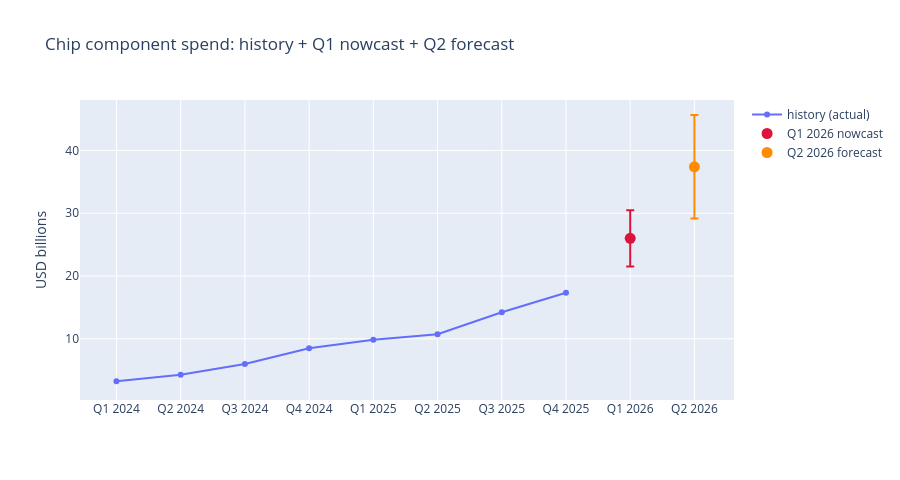

Source (notebook cell):
### Markdown cell above
## 5. Appropriate Visualization

### Code cell
figure = go.Figure()
figure.add_scatter(x=history["Quarter"].to_list(), y=history["Total"].to_list(), mode="lines+markers", name="history (actual)")
for label, total, color in [("Q1 2026 nowcast", q1_total, "crimson"), ("Q2 2026 forecast", q2_total, "darkorange")]:
    figure.add_scatter(x=[label[:7]], y=[total["reconciled_base"]], mode="markers", name=label, marker=dict(size=11, color=color),
                    error_y=dict(type="data", symmetric=False, array=[total["high"] - total["reconciled_base"]], arrayminus=[total["reconciled_base"] - total["low"]]))
figure.update_layout(title="Chip component spend: history + Q1 nowcast + Q2 forecast", yaxis_title="USD billions", height=480)
figure

### Figure 1 — Plotly figure (JSON) as saved in the notebook; plotly's stock layout.template omitted (floating-point values rounded to 4 significant figures)
{"data": [{"mode": "lines+markers", "name": "history (actual)", "type": "scatter", "x": ["Q1 2024", "Q2 2024", "Q3 2024", "Q4 2024", "Q1 2025", "Q2 2025", "Q3 2025", "Q4 2025"], "y": [3.234, 4.268, 5.974, 8.501, 9.854, 10.74, 14.23, 17.35]}, {"error_y": {"array": [4.484], "arrayminus": [4.484], "symmetric": false, "type": "data"}, "marker": {"color": "crimson", "size": 11}, "mode": "markers", "name": "Q1 2026 nowcast", "type": "scatter", "x": ["Q1 2026"], "y": [26.02]}, {"error_y": {"array": [8.249], "arrayminus": [8.248], "symmetric": false, "type": "data"}, "marker": {"color": "darkorange", "size": 11}, "mode": "markers", "name": "Q2 2026 forecast", "type": "scatter", "x": ["Q2 2026"], "y": [37.41]}], "layout": {"height": 480, "title": {"text": "Chip component spend: history + Q1 nowcast + Q2 forecast"}, "yaxis": {"title": {"text": "USD billions"}}}}
